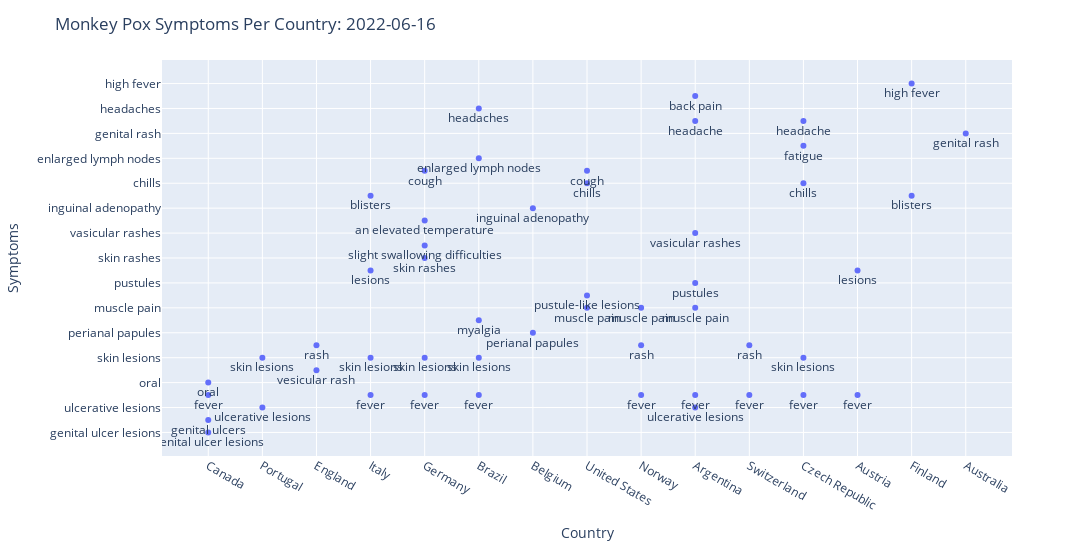

Here is the notebook cell this chart was saved with:
### Code cell
fig5 = px.scatter(count_sym_df.sort_values('Symptoms_count', ascending=False), x='Country', y='Symptoms', text='Symptoms')

fig5.update_traces(textposition='bottom center')

fig5.update_layout(
    width=1920,
    height=550,
    title_text=f'Monkey Pox Symptoms Per Country: {date}'
)

fig5.show()

### Figure 1 — Plotly figure (JSON) as saved in the notebook; plotly's stock layout.template omitted (floating-point values rounded to 4 significant figures)
{"data": [{"hovertemplate": "Country=%{x}<br>Symptoms=%{text}<extra></extra>", "legendgroup": "", "marker": {"color": "#636efa", "symbol": "circle"}, "mode": "markers+text", "name": "", "orientation": "v", "showlegend": false, "text": ["genital ulcer lesions", "genital ulcers", "ulcerative lesions", "fever", "oral", "vesicular rash", "skin lesions", "skin lesions", "fever", "skin lesions", "rash", "fever", "perianal papules", "myalgia", "muscle pain", "pustule-like lesions", "muscle pain", "rash", "pustules", "lesions", "rash", "skin lesions", "skin lesions", "skin rashes", "slight swallowing difficulties", "ulcerative lesions", "vasicular rashes", "muscle pain", "an elevated temperature", "lesions", "inguinal adenopathy", "blisters", "blisters", "chills", "chills", "cough", "cough", "enlarged lymph nodes", "fatigue", "fever", "fever", "fever", "fever", "fever", "fever", "genital rash", "headache", "headache", "headaches", "back pain", "high fever"], "textposition": "bottom center", "type": "scatter", "x": ["Canada", "Canada", "Portugal", "Canada", "Canada", "England", "Portugal", "Italy", "Germany", "Brazil", "England", "Brazil", "Belgium", "Brazil", "United States", "United States", "Norway", "Norway", "Argentina", "Italy", "Switzerland", "Czech Republic", "Germany", "Germany", "Germany", "Argentina", "Argentina", "Argentina", "Germany", "Austria", "Belgium", "Finland", "Italy", "Czech Republic", "United States", "Germany", "United States", "Brazil", "Czech Republic", "Argentina", "Austria", "Czech Republic", "Italy", "Norway", "Switzerland", "Australia", "Argentina", "Czech Republic", "Brazil", "Argentina", "Finland"], "xaxis": "x", "y": ["genital ulcer lesions", "genital ulcers", "ulcerative lesions", "fever", "oral", "vesicular rash", "skin lesions", "skin lesions", "fever", "skin lesions", "rash", "fever", "perianal papules", "myalgia", "muscle pain", "pustule-like lesions", "muscle pain", "rash", "pustules", "lesions", "rash", "skin lesions", "skin lesions", "skin rashes", "slight swallowing difficulties", "ulcerative lesions", "vasicular rashes", "muscle pain", "an elevated temperature", "lesions", "inguinal adenopathy", "blisters", "blisters", "chills", "chills", "cough", "cough", "enlarged lymph nodes", "fatigue", "fever", "fever", "fever", "fever", "fever", "fever", "genital rash", "headache", "headache", "headaches", "back pain", "high fever"], "yaxis": "y"}], "layout": {"height": 550, "legend": {"tracegroupgap": 0}, "margin": {"t": 60}, "title": {"text": "Monkey Pox Symptoms Per Country: 2022-06-16"}, "width": 1920, "xaxis": {"anchor": "y", "domain": [0, 1], "title": {"text": "Country"}}, "yaxis": {"anchor": "x", "domain": [0, 1], "title": {"text": "Symptoms"}}}}
